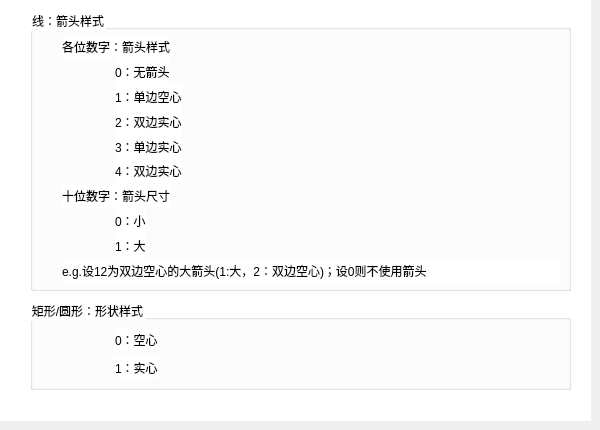
        <widget class="QWidget" name="DynamicPaintPieStyle">
         <widget class="QWidget" name="widget_6" native="true">
          <property name="geometry">
           <rect>
            <x>0</x>
            <y>0</y>
            <width>591</width>
            <height>421</height>
           </rect>
          </property>
          <property name="styleSheet">
           <string notr="true">background-color:white;</string>
          </property>
          <widget class="QGroupBox" name="groupBox_3">
           <property name="geometry">
            <rect>
             <x>30</x>
             <y>10</y>
             <width>541</width>
             <height>281</height>
            </rect>
           </property>
           <property name="title">
            <string>线：箭头样式</string>
           </property>
           <layout class="QVBoxLayout" name="verticalLayout_10">
            <property name="spacing">
             <number>1</number>
            </property>
            <property name="topMargin">
             <number>5</number>
            </property>
            <property name="bottomMargin">
             <number>5</number>
            </property>
            <item>
             <layout class="QHBoxLayout" name="horizontalLayout_17">
              <item>
               <spacer name="horizontalSpacer_63">
                <property name="orientation">
                 <enum>Qt::Horizontal</enum>
                </property>
                <property name="sizeType">
                 <enum>QSizePolicy::Fixed</enum>
                </property>
                <property name="sizeHint" stdset="0">
                 <size>
                  <width>20</width>
                  <height>15</height>
                 </size>
                </property>
               </spacer>
              </item>
              <item>
               <widget class="QLabel" name="label_30">
                <property name="text">
                 <string>各位数字：箭头样式</string>
                </property>
               </widget>
              </item>
              <item>
               <spacer name="horizontalSpacer_42">
                <property name="orientation">
                 <enum>Qt::Horizontal</enum>
                </property>
                <property name="sizeHint" stdset="0">
                 <size>
                  <width>40</width>
                  <height>20</height>
                 </size>
                </property>
               </spacer>
              </item>
             </layout>
            </item>
            <item>
             <layout class="QHBoxLayout" name="horizontalLayout_18">
              <item>
               <spacer name="horizontalSpacer_62">
                <property name="orientation">
                 <enum>Qt::Horizontal</enum>
                </property>
                <property name="sizeType">
                 <enum>QSizePolicy::Fixed</enum>
                </property>
                <property name="sizeHint" stdset="0">
                 <size>
                  <width>73</width>
                  <height>20</height>
                 </size>
                </property>
               </spacer>
              </item>
              <item>
               <widget class="QLabel" name="label_27">
                <property name="text">
                 <string>0：无箭头</string>
                </property>
               </widget>
              </item>
              <item>
               <spacer name="horizontalSpacer_43">
                <property name="orientation">
                 <enum>Qt::Horizontal</enum>
                </property>
                <property name="sizeHint" stdset="0">
                 <size>
                  <width>40</width>
                  <height>20</height>
                 </size>
                </property>
               </spacer>
              </item>
             </layout>
            </item>
            <item>
             <layout class="QHBoxLayout" name="horizontalLayout_19">
              <item>
               <spacer name="horizontalSpacer_60">
                <property name="orientation">
                 <enum>Qt::Horizontal</enum>
                </property>
                <property name="sizeType">
                 <enum>QSizePolicy::Fixed</enum>
                </property>
                <property name="sizeHint" stdset="0">
                 <size>
                  <width>73</width>
                  <height>17</height>
                 </size>
                </property>
               </spacer>
              </item>
              <item>
               <widget class="QLabel" name="label_29">
                <property name="text">
                 <string>1：单边空心</string>
                </property>
               </widget>
              </item>
              <item>
               <spacer name="horizontalSpacer_44">
                <property name="orientation">
                 <enum>Qt::Horizontal</enum>
                </property>
                <property name="sizeHint" stdset="0">
                 <size>
                  <width>40</width>
                  <height>20</height>
                 </size>
                </property>
               </spacer>
              </item>
             </layout>
            </item>
            <item>
             <layout class="QHBoxLayout" name="horizontalLayout_20">
              <item>
               <spacer name="horizontalSpacer_70">
                <property name="orientation">
                 <enum>Qt::Horizontal</enum>
                </property>
                <property name="sizeType">
                 <enum>QSizePolicy::Fixed</enum>
                </property>
                <property name="sizeHint" stdset="0">
                 <size>
                  <width>73</width>
                  <height>20</height>
                 </size>
                </property>
               </spacer>
              </item>
              <item>
               <widget class="QLabel" name="label_32">
                <property name="text">
                 <string>2：双边实心</string>
                </property>
               </widget>
              </item>
              <item>
               <spacer name="horizontalSpacer_45">
                <property name="orientation">
                 <enum>Qt::Horizontal</enum>
                </property>
                <property name="sizeHint" stdset="0">
                 <size>
                  <width>40</width>
                  <height>20</height>
                 </size>
                </property>
               </spacer>
              </item>
             </layout>
            </item>
            <item>
             <layout class="QHBoxLayout" name="horizontalLayout_21">
              <item>
               <spacer name="horizontalSpacer_64">
                <property name="orientation">
                 <enum>Qt::Horizontal</enum>
                </property>
                <property name="sizeType">
                 <enum>QSizePolicy::Fixed</enum>
                </property>
                <property name="sizeHint" stdset="0">
                 <size>
                  <width>73</width>
                  <height>20</height>
                 </size>
                </property>
               </spacer>
              </item>
              <item>
               <widget class="QLabel" name="label_28">
                <property name="text">
                 <string>3：单边实心</string>
                </property>
               </widget>
              </item>
              <item>
               <spacer name="horizontalSpacer_46">
                <property name="orientation">
                 <enum>Qt::Horizontal</enum>
                </property>
                <property name="sizeHint" stdset="0">
                 <size>
                  <width>40</width>
                  <height>20</height>
                 </size>
                </property>
               </spacer>
              </item>
             </layout>
            </item>
            <item>
             <layout class="QHBoxLayout" name="horizontalLayout_22">
              <item>
               <spacer name="horizontalSpacer_65">
                <property name="orientation">
                 <enum>Qt::Horizontal</enum>
                </property>
                <property name="sizeType">
                 <enum>QSizePolicy::Fixed</enum>
                </property>
                <property name="sizeHint" stdset="0">
                 <size>
                  <width>73</width>
                  <height>20</height>
                 </size>
                </property>
               </spacer>
              </item>
              <item>
               <widget class="QLabel" name="label_31">
                <property name="text">
                 <string>4：双边实心</string>
                </property>
               </widget>
              </item>
              <item>
               <spacer name="horizontalSpacer_47">
                <property name="orientation">
                 <enum>Qt::Horizontal</enum>
                </property>
                <property name="sizeHint" stdset="0">
                 <size>
                  <width>40</width>
                  <height>20</height>
                 </size>
                </property>
               </spacer>
              </item>
             </layout>
            </item>
            <item>
             <layout class="QHBoxLayout" name="horizontalLayout_23">
              <item>
               <spacer name="horizontalSpacer_68">
                <property name="orientation">
                 <enum>Qt::Horizontal</enum>
                </property>
                <property name="sizeType">
                 <enum>QSizePolicy::Fixed</enum>
                </property>
                <property name="sizeHint" stdset="0">
                 <size>
                  <width>20</width>
                  <height>15</height>
                 </size>
                </property>
               </spacer>
              </item>
              <item>
               <widget class="QLabel" name="label_33">
                <property name="text">
                 <string>十位数字：箭头尺寸</string>
                </property>
               </widget>
              </item>
              <item>
               <spacer name="horizontalSpacer_48">
                <property name="orientation">
                 <enum>Qt::Horizontal</enum>
                </property>
                <property name="sizeHint" stdset="0">
                 <size>
                  <width>40</width>
                  <height>20</height>
                 </size>
                </property>
               </spacer>
              </item>
             </layout>
            </item>
            <item>
             <layout class="QHBoxLayout" name="horizontalLayout_24">
              <item>
               <spacer name="horizontalSpacer_37">
                <property name="orientation">
                 <enum>Qt::Horizontal</enum>
                </property>
                <property name="sizeType">
                 <enum>QSizePolicy::Fixed</enum>
                </property>
                <property name="sizeHint" stdset="0">
                 <size>
                  <width>73</width>
                  <height>20</height>
                 </size>
                </property>
               </spacer>
              </item>
              <item>
               <widget class="QLabel" name="label_34">
                <property name="text">
                 <string>0：小</string>
                </property>
               </widget>
              </item>
              <item>
               <spacer name="horizontalSpacer_49">
                <property name="orientation">
                 <enum>Qt::Horizontal</enum>
                </property>
                <property name="sizeHint" stdset="0">
                 <size>
                  <width>40</width>
                  <height>20</height>
                 </size>
                </property>
               </spacer>
              </item>
             </layout>
            </item>
            <item>
             <layout class="QHBoxLayout" name="horizontalLayout_25">
              <item>
               <spacer name="horizontalSpacer_38">
                <property name="orientation">
                 <enum>Qt::Horizontal</enum>
                </property>
                <property name="sizeType">
                 <enum>QSizePolicy::Fixed</enum>
                </property>
                <property name="sizeHint" stdset="0">
                 <size>
                  <width>73</width>
                  <height>20</height>
                 </size>
                </property>
               </spacer>
              </item>
              <item>
               <widget class="QLabel" name="label_35">
                <property name="text">
                 <string>1：大</string>
                </property>
               </widget>
              </item>
              <item>
               <spacer name="horizontalSpacer_50">
                <property name="orientation">
                 <enum>Qt::Horizontal</enum>
                </property>
                <property name="sizeHint" stdset="0">
                 <size>
                  <width>40</width>
                  <height>20</height>
                 </size>
                </property>
               </spacer>
              </item>
             </layout>
            </item>
            <item>
             <layout class="QHBoxLayout" name="horizontalLayout_26">
              <item>
               <spacer name="horizontalSpacer_39">
                <property name="orientation">
                 <enum>Qt::Horizontal</enum>
                </property>
                <property name="sizeType">
                 <enum>QSizePolicy::Fixed</enum>
                </property>
                <property name="sizeHint" stdset="0">
                 <size>
                  <width>20</width>
                  <height>20</height>
                 </size>
                </property>
               </spacer>
              </item>
              <item>
               <widget class="QLabel" name="label_36">
                <property name="text">
                 <string>e.g.设12为双边空心的大箭头(1:大，2：双边空心)；设0则不使用箭头</string>
                </property>
               </widget>
              </item>
             </layout>
            </item>
           </layout>
          </widget>
          <widget class="QGroupBox" name="groupBox_4">
           <property name="geometry">
            <rect>
             <x>30</x>
             <y>300</y>
             <width>541</width>
             <height>90</height>
            </rect>
           </property>
           <property name="title">
            <string>矩形/圆形：形状样式</string>
           </property>
           <layout class="QVBoxLayout" name="verticalLayout_11">
            <item>
             <layout class="QHBoxLayout" name="horizontalLayout_27">
              <item>
               <spacer name="horizontalSpacer_51">
                <property name="orientation">
                 <enum>Qt::Horizontal</enum>
                </property>
                <property name="sizeType">
                 <enum>QSizePolicy::Fixed</enum>
                </property>
                <property name="sizeHint" stdset="0">
                 <size>
                  <width>73</width>
                  <height>20</height>
                 </size>
                </property>
               </spacer>
              </item>
              <item>
               <widget class="QLabel" name="label_17">
                <property name="text">
                 <string>0：空心</string>
                </property>
               </widget>
              </item>
              <item>
               <spacer name="horizontalSpacer_53">
                <property name="orientation">
                 <enum>Qt::Horizontal</enum>
                </property>
                <property name="sizeHint" stdset="0">
                 <size>
                  <width>40</width>
                  <height>20</height>
                 </size>
                </property>
               </spacer>
              </item>
             </layout>
            </item>
            <item>
             <layout class="QHBoxLayout" name="horizontalLayout_28">
              <item>
               <spacer name="horizontalSpacer_52">
                <property name="orientation">
                 <enum>Qt::Horizontal</enum>
                </property>
                <property name="sizeType">
                 <enum>QSizePolicy::Fixed</enum>
                </property>
                <property name="sizeHint" stdset="0">
                 <size>
                  <width>73</width>
                  <height>20</height>
                 </size>
                </property>
               </spacer>
              </item>
              <item>
               <widget class="QLabel" name="label_18">
                <property name="text">
                 <string>1：实心</string>
                </property>
               </widget>
              </item>
              <item>
               <spacer name="horizontalSpacer_54">
                <property name="orientation">
                 <enum>Qt::Horizontal</enum>
                </property>
                <property name="sizeHint" stdset="0">
                 <size>
                  <width>40</width>
                  <height>20</height>
                 </size>
                </property>
               </spacer>
              </item>
             </layout>
            </item>
           </layout>
          </widget>
         </widget>
        </widget>
